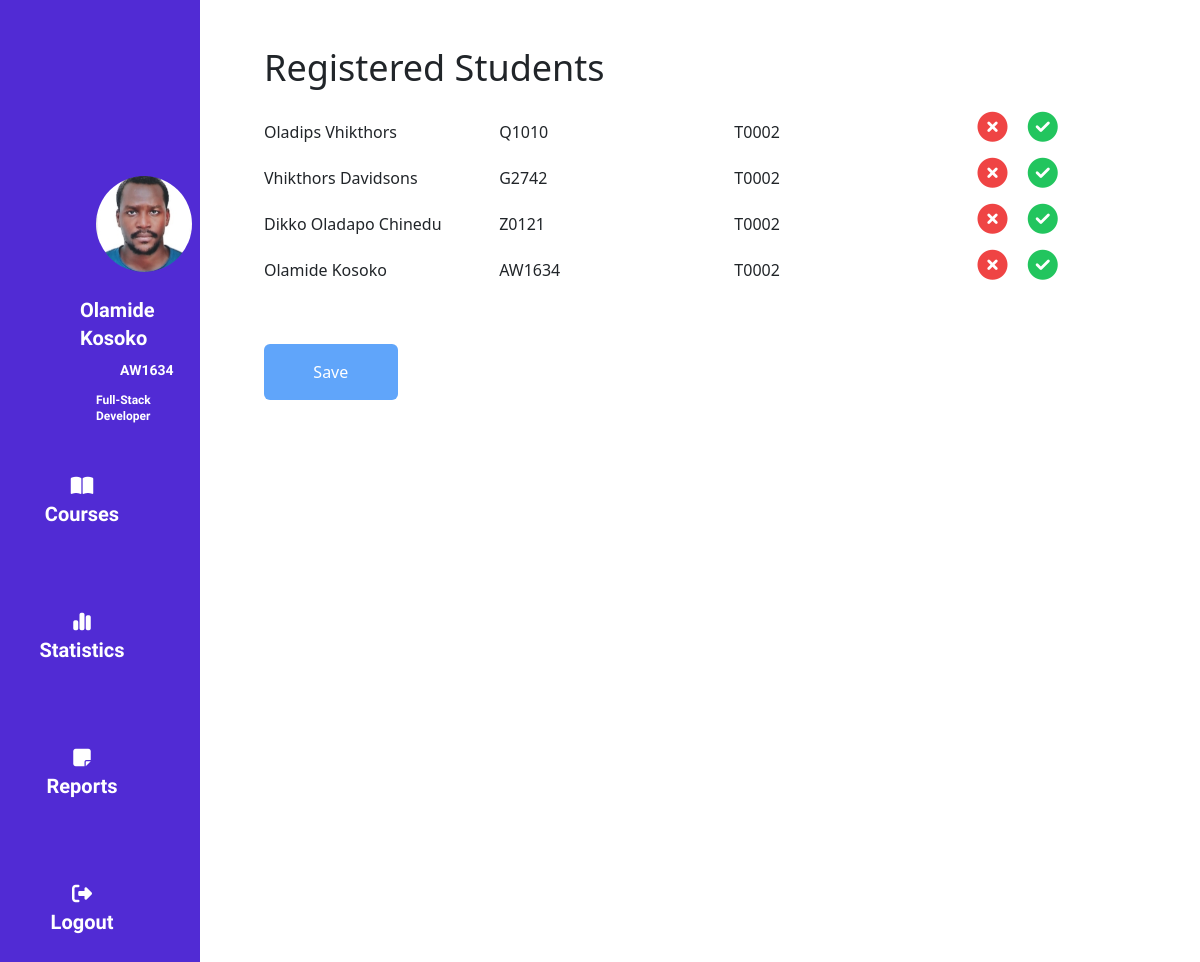
Screenshot of /Dashboard/students_assessments.php?course=T0002 (signed in) with the database file from the repository.
### tables this page shows
CREATE TABLE `enrolled` (
  `enrol_id` int(10) NOT NULL,
  `Oracle_no` varchar(6) NOT NULL,
  `Name` varchar(60) NOT NULL,
  `Training_Title` varchar(60) NOT NULL,
  `Training_Code` varchar(6) NOT NULL,
  `Training_Cordinator` varchar(50) NOT NULL
);

### includes/db.php (called while the page is built, shortened)
<?php
class DB
{
    public function connectToDB(){
    $conn = new mysqli('localhost','root','','attendance_marker');
    return $conn;
    }
    public function getCourseRegistrants($code){
        $registrant = array();
        $sql = "SELECT * FROM enrolled WHERE Training_Code='$code'";
        $result = $this->connectToDB()->query($sql);
        if ($result->num_rows > 0) {
            while($row = $result->fetch_assoc()){
                $registrant[] = $row;
            }
            return $registrant;
        } else {
            return  null;
        }
    }
}
?>

### Dashboard/students_assessments.php (the view, shortened to what this page needs)
<!doctype html>
<html>
<head>
  <script src="https://cdn.tailwindcss.com"></script>
</head>
  <body>
    <div class="reports  flex flex-row gap-16 ">
  <?php
  $course = htmlspecialchars($_GET['course']);
    include '../includes/links.php';
    include '../includes/db.php';
    $db = new Db;
    $registrants = $db->getCourseRegistrants($course);
   include 'dashboardNav.php';
    ?>
  <div class="attendants pt-12">
    <p class="text-4xl">Registered Students</p>
    <?php
  if (!empty($registrants)) {
    foreach ($registrants as  $registrant) {
      echo '
      <div class="registrant flex-col gap-32">
      <form action="marker.php" method="POST">
      <input readonly class="fullname" class="font-[Mulish] text-2xl" value="'.$registrant['Name'].'" name="fullname" />
      <input readonly class="oracle_no"  class="font-[Mulish] text-2xl" value="'.$registrant['Oracle_no'].'" name="oracle_no" />
      <input readonly class="course" class="font-[Mulish] text-2xl" value="'.$course.'" name="course" />
      <button  class="absent"  type="button" name="absent"> <i class="fa-solid fa-circle-xmark text-3xl bg-white-500 text-red-500 p-2"></i></button>
      <button class="present" type="button" name="present" > <i class="fa-solid fa-circle-check text-3xl bg-white-500 text-green-500 p-2"></i></button>
      <p style="display:none; " class="showAbsent" class="text-xl text-red-600">Absent</p>
      <p style="display:none;" class="showPresent" class="text-xl text-green-600">Present</p>
      </div>
      ';
    }
  } else {
    echo 'No Registered Student Yet';
  }
  ?>
    <button type="submit" id="save"  name="save" class=" bg-blue-400 mt-14 text-white py-3 rounded-md -mb-12 w-1/6 ">Save </button>
  </div>
</body>
</html>

### includes/links.php (shortened to what this page needs)
<link rel="stylesheet" href="https://cdnjs.cloudflare.com/ajax/libs/font-awesome/6.2.1/css/all.min.css" />
  <link rel="stylesheet" href="https://cdn.jsdelivr.net/npm/bootstrap@5.2.2/dist/css/bootstrap.min.css">
          <script src="https://cdn.tailwindcss.com"></script>

### Dashboard/dashboardNav.php (shortened to what this page needs)
<body class="overflow-x-hidden">
    <div class="navs bg-[#512bd4] text-white flex flex-col  w-1/6 flex-none pb-64">
    <img src="../<?php echo $_SESSION['image'] ?>" alt=" <?php echo  $_SESSION['name']; ?> " class="rounded-full w-24 h-24 object-cover mt-44 relative ml-24 ">
    <a  href="./profile.php" class="font-[Mulish] mt-6 ml-20 font-extrabold justify-center text-xl mb-3  text-white no-underline">
  <?php echo  $_SESSION['name']; ?></a>
  <p class="font-[Mulish] -mt-2 mb-6  ml-24 font-extrabold justify-center text-sm indent-6">
<?php echo  $_SESSION['oracle_no']; ?></p>
    <p class="font-[Mulish] -mt-3 mb-6  ml-24 font-extrabold justify-center text-xs">
  <?php echo  $_SESSION['designation']; ?></p>
  <ul class="gap-8 flex flex-col -ml-24">
    <a href="courses.php" class="font-[Mulish]  font-extrabold text-xl text-white no-underline text-center place-self-center ml-12">
            <li class="-ml-5 first-letter:mt-4 block hover:bg-[#623cec] py-4 px-24">
          <i class="fa-solid fa-book-open"></i> Courses
        </li>
       </a>
       <a href="./statistics.php" class="font-[Mulish] font-extrabold text-xl text-white no-underline text-center place-self-center ml-12">
            <li class="-ml-5 block hover:bg-[#623cec] py-4 px-28">
          <i class="fa-solid fa-chart-simple"></i> Statistics
        </li>
        </a>
        <a href="reports.php" class="font-[Mulish] font-extrabold text-xl text-white no-underline text-center place-self-center ml-12">
            <li class="-ml-5 block hover:bg-[#623cec] py-4 px-28">
          <i class="fa-solid fa-note-sticky"></i> Reports
        </li>
        </a>
        <a href="../logout.php" class="font-[Mulish] font-extrabold text-xl text-white no-underline text-center place-self-center ml-12">
            <li class="mb-0 -ml-5 block hover:bg-[#623cec] py-4 px-28">
          <i class="fa-solid fa-right-from-bracket"></i>Logout
        </li>
        </a>
    </ul>
</div>
</body>

### rows the page displays
enrolled: fullname "Oladips Vhikthors", oracle_no "Q1010"
enrolled: fullname "Vhikthors Davidsons", oracle_no "G2742"
enrolled: fullname "Dikko Oladapo Chinedu", oracle_no "Z0121"
enrolled: fullname "Olamide Kosoko", oracle_no "AW1634"

### other values shown
$_SESSION['name'] "Olamide Kosoko"
$_SESSION['oracle_no'] "AW1634"
$_SESSION['designation'] "Full-Stack Developer"
